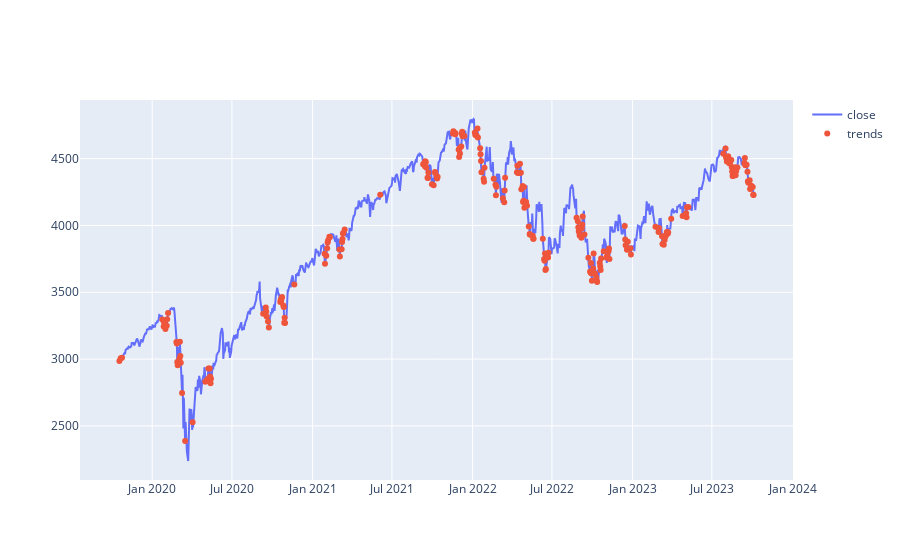

The cell this chart's notebook holds for it:
### Code cell
from plotly import graph_objects as go
i = 1000


th_sig_sum = ohlc['trend_score_10'].iloc[i:].apply(lambda x: np.greater(x, .2)).rolling(10).sum() 
mask = ((th_sig_sum.shift(1) == 0) & (th_sig_sum > 0)).shift(1).fillna(False)
mask = (ohlc['trend_score_10'] > .2)
data = [
                go.Line(x=ohlc.index[-i:],
                        y=ohlc.close.iloc[-i:],
                        name='close'
                ),
                go.Scatter(
                        x=ohlc.iloc[-i:].loc[mask].index,
                        y=ohlc.iloc[-i:].loc[mask].close,
                        name='trends',
                        mode="markers"
                ),
]

fig = go.Figure(data=data)
fig.update(layout_xaxis_rangeslider_visible=False)
fig.show()

### Figure 1 — Plotly figure (JSON) as saved in the notebook; plotly's stock layout.template omitted (floating-point values rounded to 4 significant figures; data arrays with more than 128 entries replaced by an {"elided": "..."} marker saying what was removed)
{"data": [{"name": "close", "type": "scatter", "x": {"elided": "1000 str values"}, "y": {"elided": "1000 float values"}}, {"mode": "markers", "name": "trends", "type": "scatter", "x": {"elided": "239 str values"}, "y": {"elided": "239 float values"}}], "layout": {"xaxis": {"rangeslider": {"visible": false}}}}
